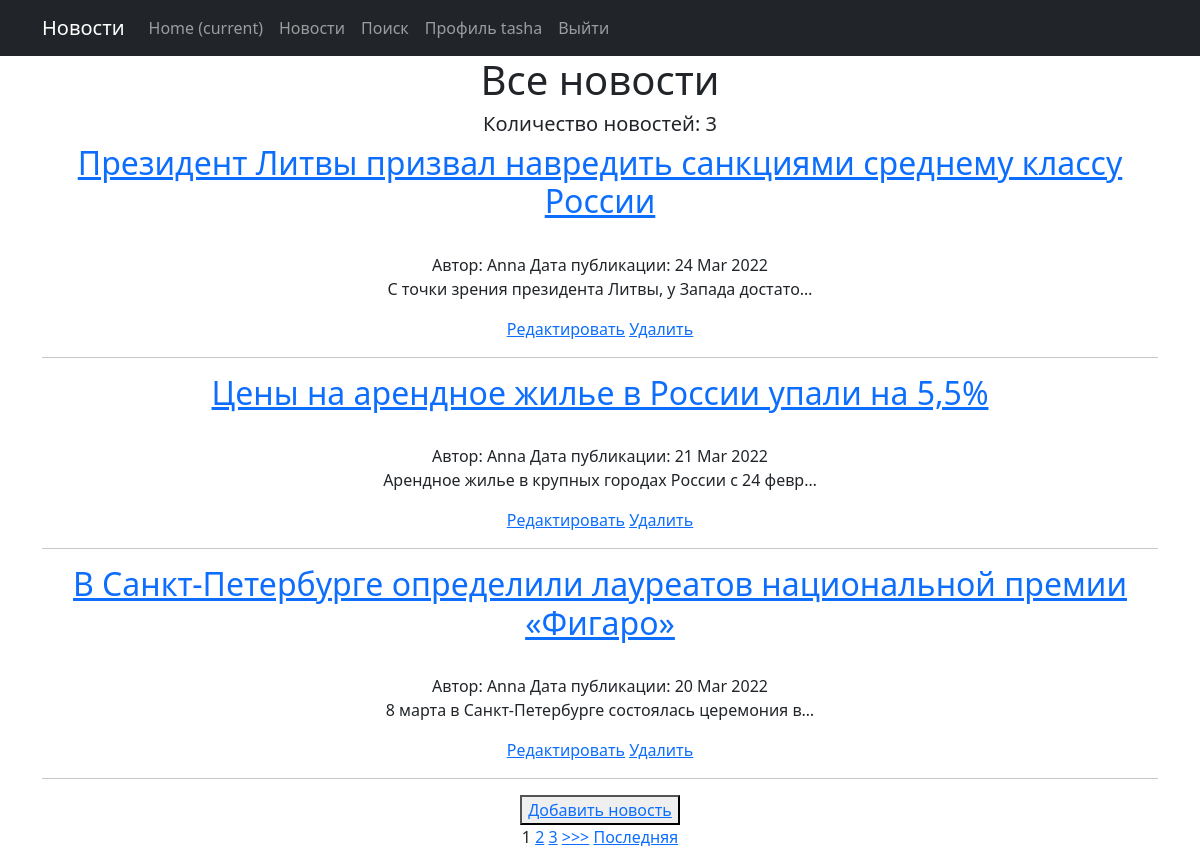
Page /news/ (signed in) on the committed database.
### news/models.py (models this page shows, shortened)
class Post(models.Model):
    author = models.ForeignKey(Author, on_delete=models.CASCADE)
    NEWS = 'NW'
    ARTICLE = 'AR'
    CATEGORY_CHOICES = (
        (NEWS, 'Новость'),
        (ARTICLE, 'Статья'),
    )
    categoryType = models.CharField(max_length=2, choices=CATEGORY_CHOICES, default=ARTICLE)
    dateCreation = models.DateTimeField(auto_now_add=True)
    postCategory = models.ManyToManyField(Category, through='PostCategory')
    title = models.CharField(max_length=128)
    text = models.TextField()
    rating = models.SmallIntegerField(default=0)

class Author(models.Model):
    authorUser = models.OneToOneField(User, on_delete=models.CASCADE)
    ratingAuthor = models.SmallIntegerField(default=0)

### news/views.py (the view, shortened to what this page needs)
# urls.py: path('', News.as_view()),
class News(ListView):
    model = Post
    template_name = 'news.html'
    context_object_name = 'news'
    queryset = Post.objects.order_by('-dateCreation')
    paginate_by = 3
    form_class = PostForm

### news/templatetags/custom_filters.py (called while the page is built)
@register.filter(name='censor')
def censor(value):
    censor_list = ['bbb', 'ttt', 'zzz', 'lake', 'part', 'sport']
    for word in censor_list:
        value = value.replace(word[1:], '*' * (len(word)-1))
    return value

### templates/news.html (shortened to what this page needs)
{% extends 'flatpages/default.html' %}
{% load custom_filters %}
{% block content %}
<h1>Все новости</h1>
{% if news %}
<h5>Количество новостей: {{ news|length }}</h5>
    {% for post in news %}
        <h2> <a href="{% url 'post_detail' post.id %}">{{ post.title|censor }}</a> </h2>
            <br> Автор: {{ post.author.authorUser.username }}   Дата публикации: {{ post.dateCreation|date:'d M Y' }}
            <p> {{ post.text|truncatechars:50|censor }} </p>
                <a href="{% url 'post_update' post.id %}"><u>Редактировать</u></a>
                <a href="{% url 'post_delete' post.id %}"><u> Удалить </u></a>
        <hr/>
    {% endfor %}
{% else %}
    <h2>Новостей нет!</h2>
{% endif %}
<button> <a href="{% url 'post_create' %}">Добавить новость</a> </button> </br>
    {% if is_paginated %}
    {% for num in page_obj.paginator.page_range %}
        {% if page_obj.number == num %}
            <a>{{ num }}</a>
        {% elif num > page_obj.number|add:'-3' and num < page_obj.number|add:'3' %}
            <a href="?page={{ num }}">{{ num }}</a>
        {% endif %}
    {% endfor %}
    {% if page_obj.has_next %}
        <a href="?page={{ page_obj.next_page_number }}">>>></a>
        <a href="?page={{ page_obj.paginator.num_pages }}">Последняя</a>
    {% endif %}
    {% endif %}
{% endblock content %}

### templates/flatpages/default.html (shortened to what this page needs)
<!DOCTYPE html>
<html lang="en">
    <head>
        {% load static %}
        <link href="{% static 'css/styles.css' %}" rel="stylesheet" />
    </head>
    <body>
        <nav class="navbar navbar-expand-lg navbar-dark bg-dark static-top">
           <div class="container">
               <a class="navbar-brand" href="#">Новости</a>
               <div class="collapse navbar-collapse" id="navbarResponsive">
                   <ul class="navbar-nav ml-auto">
                       <li class="nav-item active">
                           <a class="nav-link" href="/news/">Home
                               <span class="sr-only">(current)</span>
                           </a>
                       </li>
                       <li class="nav-item">
                           <a class="nav-link" href="/news/">Новости</a>
                       </li>
                       <li class="nav-item">
                           <a class="nav-link" href="/news/search/">Поиск</a>
                       </li>
                            {% if user.is_authenticated %}
                       <li class="nav-item">
                           <a class="nav-link" href="{% url 'user_update' user.id %}">Профиль {{request.user.username}} </a>
                       </li>
                       <li class="nav-item">
                           <a class="nav-link" href="/sign/logout/">Выйти</a>
                       </li>
                           {% else %}
                       <li class="nav-item" >
                            <a class="nav-link" href="/accounts/login/">Войти/зарегистрироваться</a>
                           {% endif %}
                   </ul>
               </div>
           </div>
        </nav>
        <div class="container">
            <div class="row">
                <div class="col-lg-12 text-center">
                    {% block content %}{% endblock content %}
                </div>
            </div>
        </div>
    </body>
</html>

### rows in the picture
Post: title|censor "Президент Литвы призвал навредить санкциями среднему классу России", author.authorUser.username "Anna", dateCreation "24 Mar 2022", text|censor "С точки зрения президента Литвы, у Запада достато…"
Post: title|censor "Цены на арендное жилье в России упали на 5,5%", author.authorUser.username "Anna", dateCreation "21 Mar 2022", text|censor "Арендное жилье в крупных городах России с 24 февр…"
Post: title|censor "В Санкт-Петербурге определили лауреатов национальной премии «Фигаро»", author.authorUser.username "Anna", dateCreation "20 Mar 2022", text|censor "8 марта в Санкт-Петербурге состоялась церемония в…"

### other values in the picture
{{ request.user.username }} "tasha"
{{ news|length }} "3"
{{ num }} "1"
{{ num }} "2" "3"
